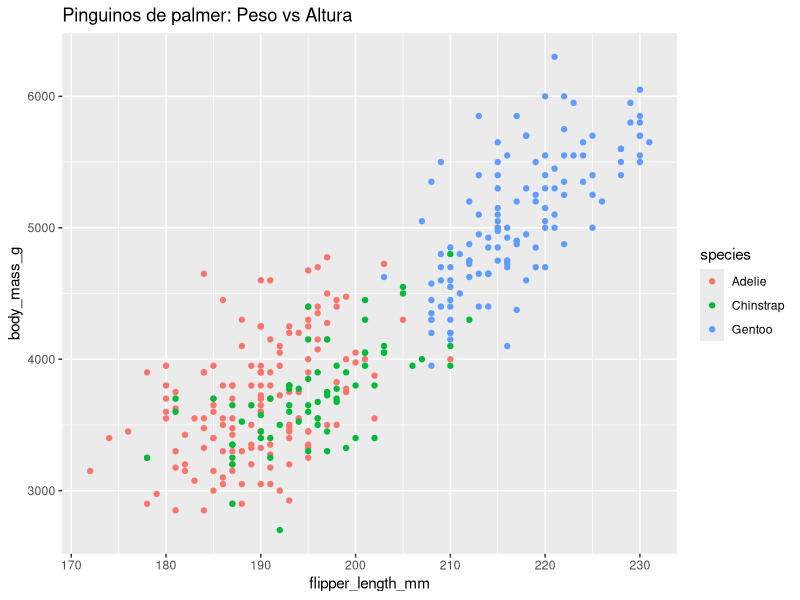
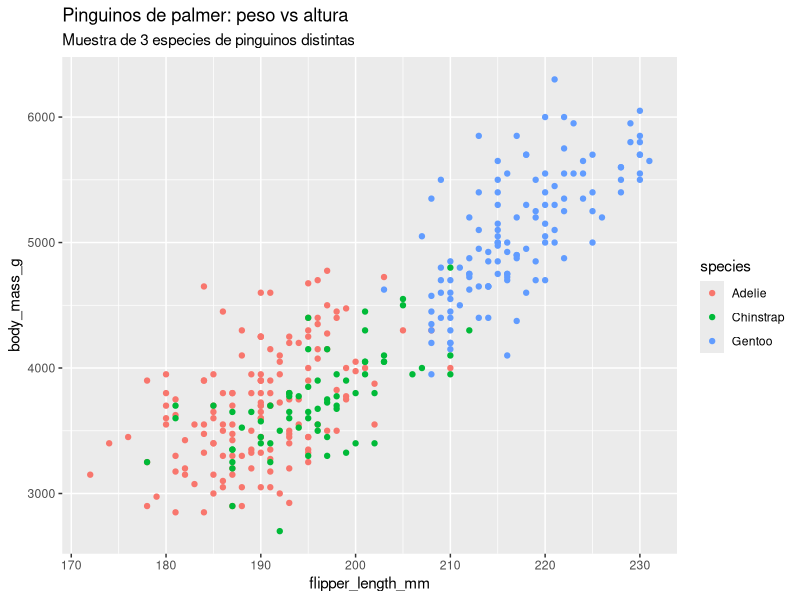
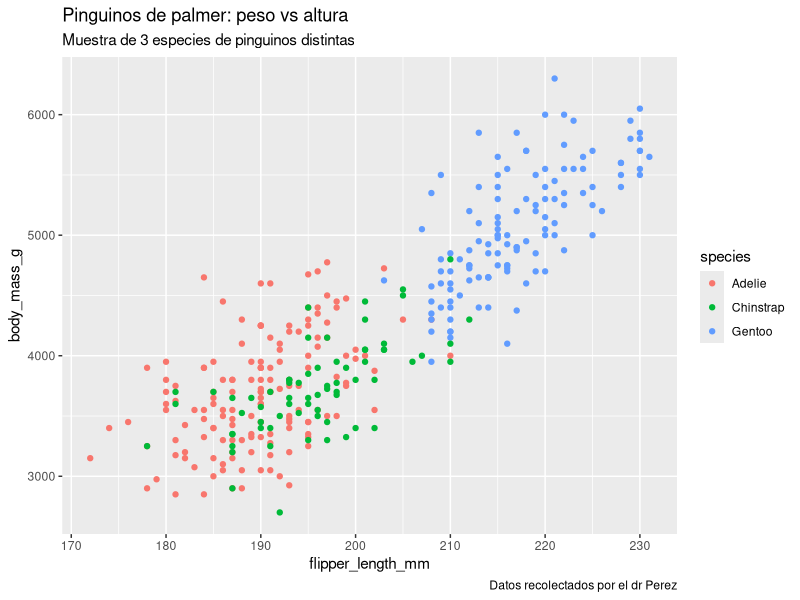
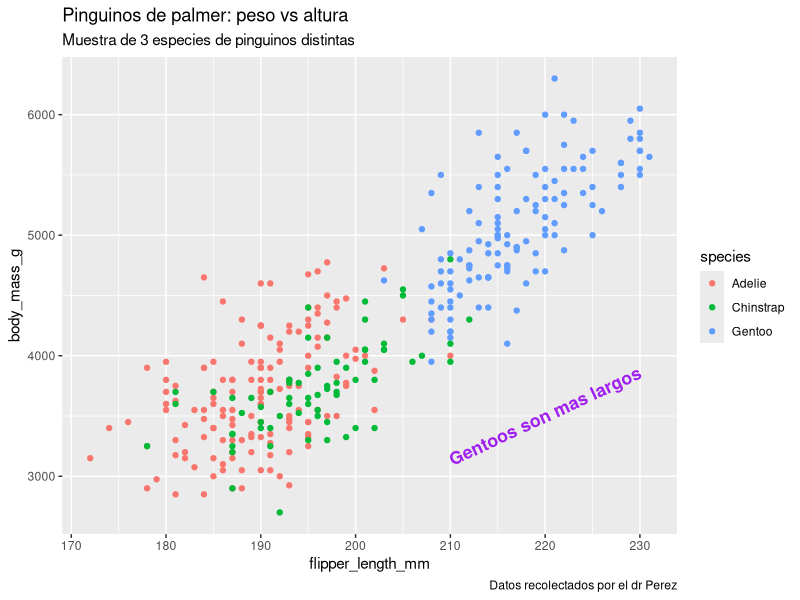
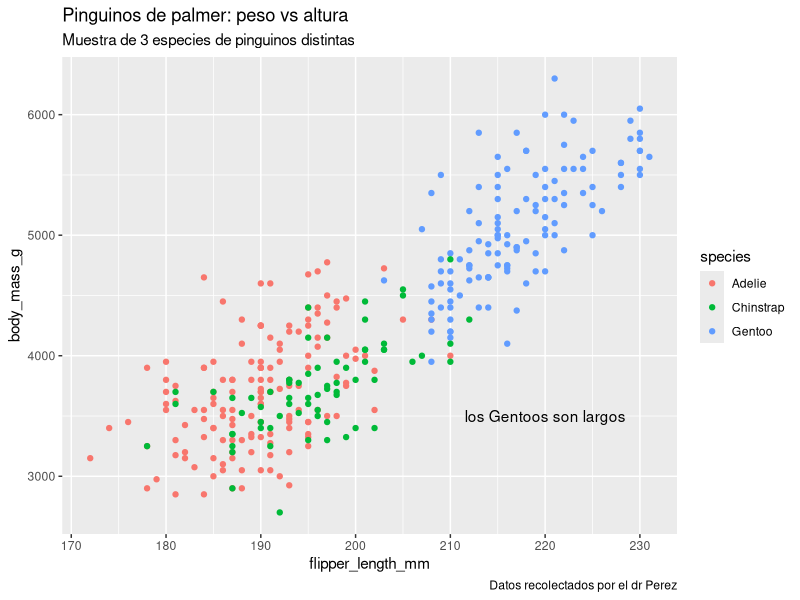

These charts were generated, in order, by the following R code:
library('ggplot2')
library('palmerpenguins')

# Titulo:
ggplot(data = penguins)+
  geom_point(mapping = aes(x= flipper_length_mm, y= body_mass_g, color=species))+
  labs(title="Pinguinos de palmer: Peso vs Altura")

# Subtitulos:
ggplot(data = penguins)+
  geom_point(mapping = aes(x= flipper_length_mm, y= body_mass_g, color=species))+
  labs(title="Pinguinos de palmer: peso vs altura", 
       subtitle = "Muestra de 3 especies de pinguinos distintas")

# Leyendas:
ggplot(data = penguins)+
  geom_point(mapping = aes(x= flipper_length_mm, y= body_mass_g, color=species))+
  labs(title="Pinguinos de palmer: peso vs altura", 
       subtitle = "Muestra de 3 especies de pinguinos distintas",
       caption = "Datos recolectados por el dr Perez")

# Etiquetas:
ggplot(data = penguins)+
  geom_point(mapping = aes(x= flipper_length_mm, y= body_mass_g, color=species))+
  labs(title="Pinguinos de palmer: peso vs altura", 
       subtitle = "Muestra de 3 especies de pinguinos distintas",
       caption = "Datos recolectados por el dr Perez")+
  annotate("text", x= 220, y=3500, label= "Gentoos son mas largos", color="purple",
           fontface="bold", size=4.5, angle=25)

# guardar diagrama en una variable:
p <- ggplot(data = penguins)+
  geom_point(mapping = aes(x= flipper_length_mm, y= body_mass_g, color=species))+
  labs(title="Pinguinos de palmer: peso vs altura", 
       subtitle = "Muestra de 3 especies de pinguinos distintas",
       caption = "Datos recolectados por el dr Perez")

#a la variable puedo sumarle caracteristicas:
p + annotate("text", x= 220, y=3500, label= "los Gentoos son largos")


